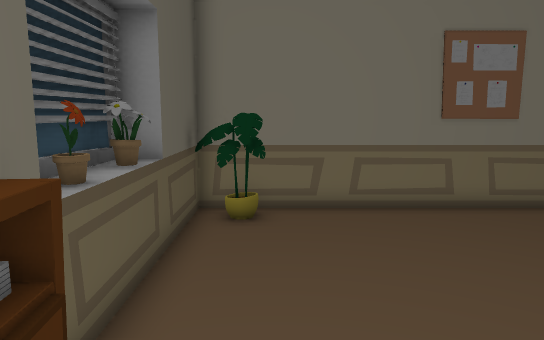
view 1 (above)

12 first-person views from a walk through a 3-D level made in the Unity game engine. The camera is 1.3 m above the floor, tilts 8° down and sees 70° across. The floor is counted in squares, 0.5 m on a side. Each view is taken from the middle of a square. On the plan, view 1 faces up. The plan holds only what a view shows up to about 20 squares ahead; the rest is blank. The player character is not drawn. Some animated figures are left out. Some surface patterns are stand-ins.

view 2
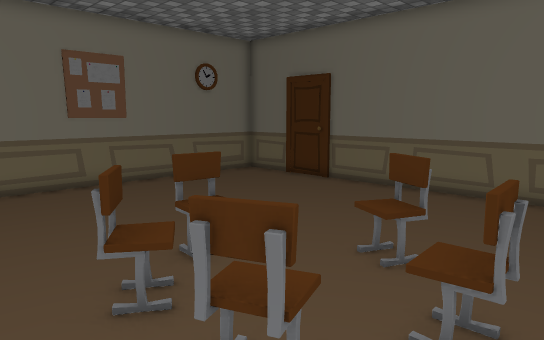

view 3
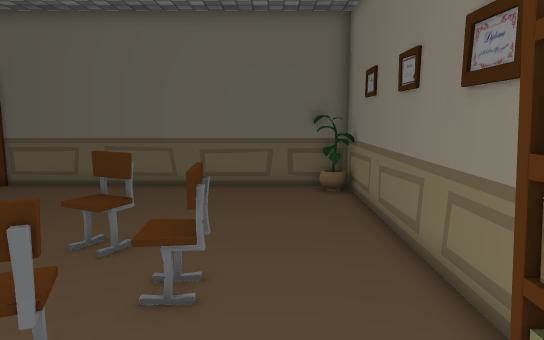

view 4
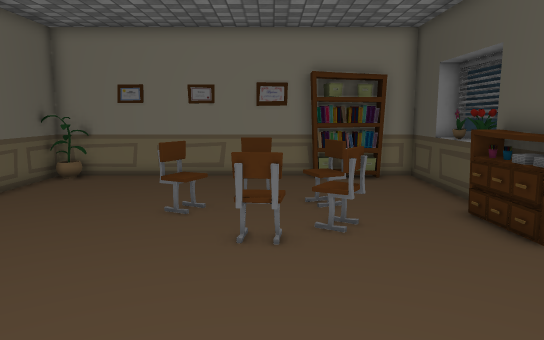

view 5
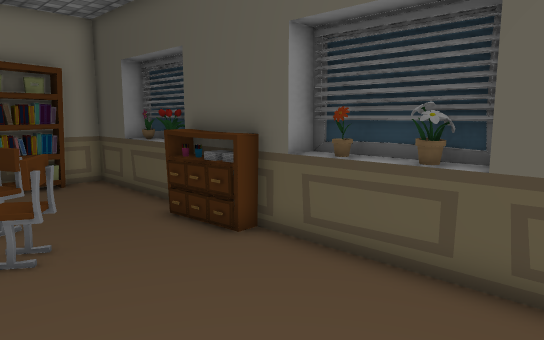

view 6
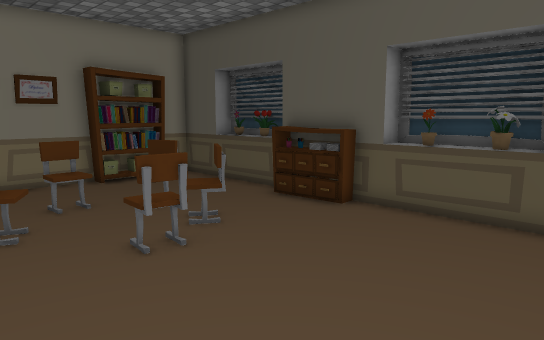

view 7
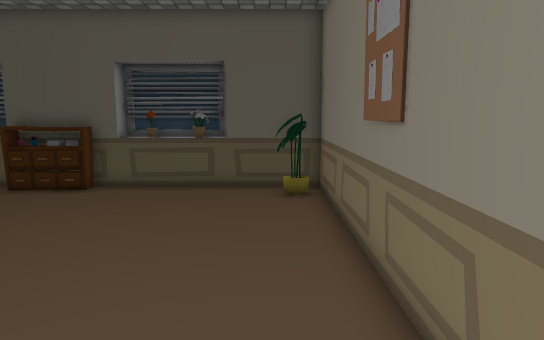

view 8
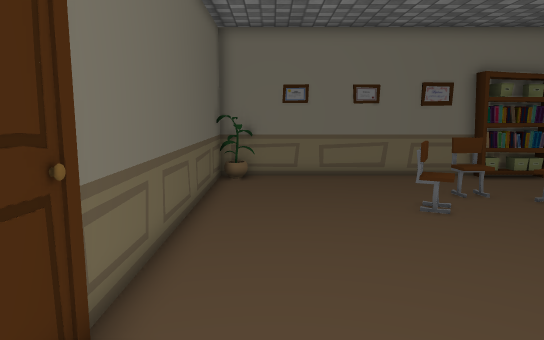

view 9
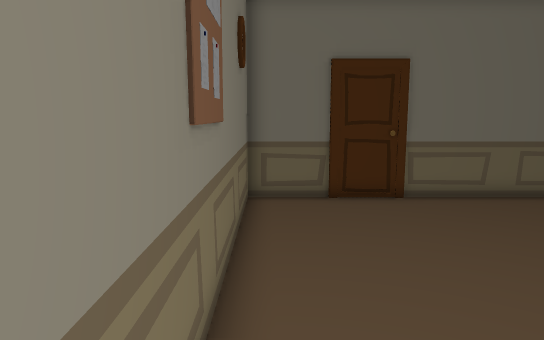

view 10
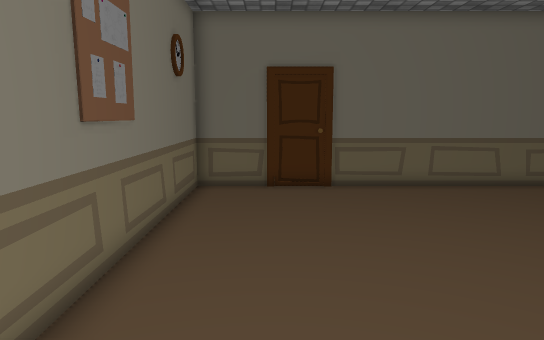

view 11
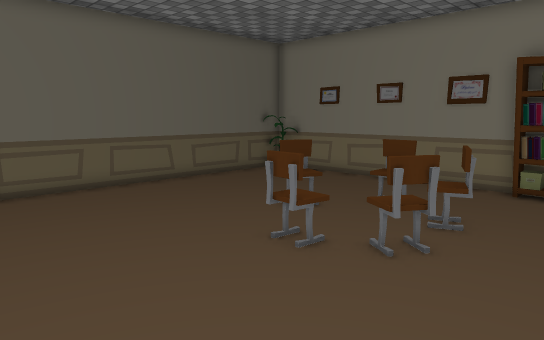

view 12
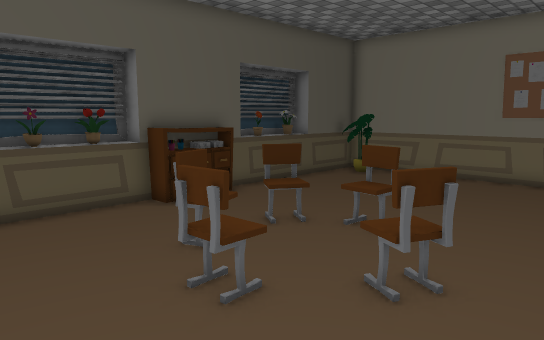

### Floor plan
Key: @ floor where view 1 was taken; # wall or solid block; . floor; / step, stairs or slope; = window, fence, low wall or low ledge; P plant; C chair; B bookshelf; O other object.
Columns run from 3 left of view 1 to 13 right of it. Each row starts with its distance up from view 1.
 11  ################
 10  #P.............#
  9  #..............#
  8 ##..............#
  7 #=..............#
  6 #P..............#
  5 #P..............#
  4 #=..............#
  3 ##..............#
  2  OO....C........#
  1  OO..C..........#
  0 ##O@.....//.....#
 -1 #=...C/../C.....#
 -2 #P....///.......#
 -3 #P...../C.......#
 -4 #=..............#
 -5 ##..............#
 -6  #BBBB.........P#
 -7  ################

Positions as (right, up) in squares from view 1, and headings:
1: (0, 0), facing up
2: (0, -4), facing up-right
3: (-1, -4), facing right
4: (4, 10), facing down
5: (4, 9), facing down-left
6: (8, 9), facing down-left
7: (12, 9), facing left
8: (11, 10), facing down
9: (1, 10), facing right
10: (-1, 8), facing right
11: (-1, 8), facing down-right
12: (9, -6), facing up-left
